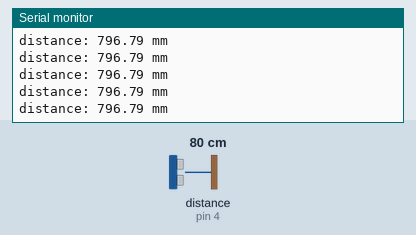
This sketch was run on a simulated Arduino Uno, built with avr-gcc and run on an emulated ATmega328P. Shown: the last lines printed to the serial monitor. Wiring (inferred from the names in the program): ultrasonic range finder: trigger pin 12; echo pin 4. Inputs (shaded band) come from the test bench; at power-on: distance to the obstacle (sensor on pin 4) 80 cm. The echo pulse lasts 58.3 µs per cm.

Above: at 1.2 s.
1.3 s: distance to the obstacle (sensor on pin 4) set to 60 cm
At 1.35 s:
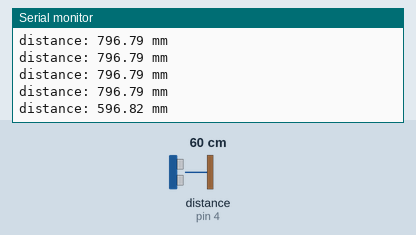
4.3 s: distance to the obstacle (sensor on pin 4) set to 9 cm
At 4.3 s:
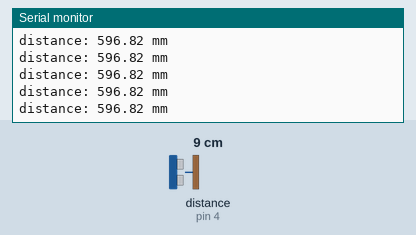
7.3 s: distance to the obstacle (sensor on pin 4) set to 60 cm
At 7.35 s:
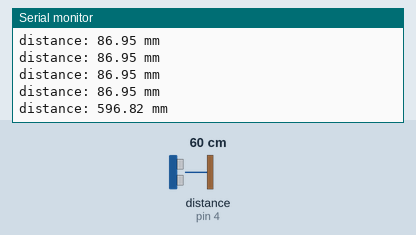
Timing chart, 0 to 10.3 s (numbered marks = the images above; inputs shaded):
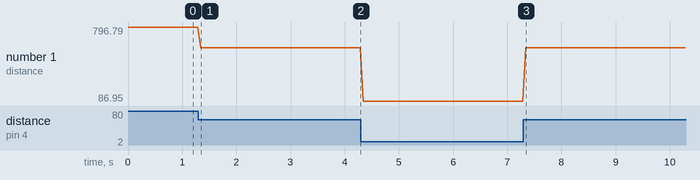

Measured:
- after the input at 1.3 s, the serial monitor: prints a new line at once (image 1)
- after the input at 7.3 s, the serial monitor: prints a new line at once (image 3)
- plotted number 1: 796.79 → 596.82 after the input at 1.3 s, 596.82 → 86.95 after the input at 4.3 s, 86.95 → 596.82 after the input at 7.3 s

The sketch:

jsn_sr04.ino
```cpp
#define TRIGPIN 12
#define ECHOPIN 4

float temp = 0;
float duration = 0;
float distance = 0;

void setup() {

  Serial.begin(9600);

  pinMode(ECHOPIN, INPUT);
  pinMode(TRIGPIN, OUTPUT);
}

void loop() {

  digitalWrite(TRIGPIN, LOW);
  delayMicroseconds(10);

  digitalWrite(TRIGPIN, HIGH);
  delayMicroseconds(40);

  digitalWrite(TRIGPIN, LOW);

  temp = pulseIn(ECHOPIN, HIGH);
  if (temp>0) duration = temp;

  distance = (duration / 2) * 0.343;

  Serial.print("distance: ");
  Serial.print(distance);
  Serial.println(" mm");

  delay(50);
}
```
